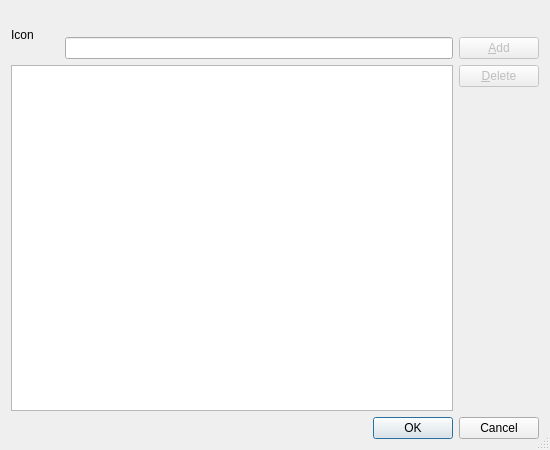
<?xml version="1.0" encoding="UTF-8"?>
<ui version="4.0">
 <class>AdBlockExceptionsDialog</class>
 <widget class="QDialog" name="AdBlockExceptionsDialog">
  <property name="geometry">
   <rect>
    <x>0</x>
    <y>0</y>
    <width>550</width>
    <height>450</height>
   </rect>
  </property>
  <property name="windowTitle">
   <string>AdBlock Exceptions</string>
  </property>
  <property name="sizeGripEnabled">
   <bool>true</bool>
  </property>
  <layout class="QVBoxLayout" name="verticalLayout">
   <item>
    <layout class="QGridLayout" name="gridLayout">
     <item row="0" column="0" rowspan="2">
      <widget class="QLabel" name="iconLabel">
       <property name="minimumSize">
        <size>
         <width>48</width>
         <height>48</height>
        </size>
       </property>
       <property name="text">
        <string notr="true">Icon</string>
       </property>
      </widget>
     </item>
     <item row="0" column="1">
      <spacer name="horizontalSpacer">
       <property name="orientation">
        <enum>Qt::Horizontal</enum>
       </property>
       <property name="sizeHint" stdset="0">
        <size>
         <width>188</width>
         <height>20</height>
        </size>
       </property>
      </spacer>
     </item>
     <item row="1" column="1">
      <widget class="E5ClearableLineEdit" name="hostEdit">
       <property name="toolTip">
        <string>Enter a host to block AdBlock for</string>
       </property>
      </widget>
     </item>
     <item row="1" column="2">
      <widget class="QPushButton" name="addButton">
       <property name="enabled">
        <bool>false</bool>
       </property>
       <property name="toolTip">
        <string>Press to add the host</string>
       </property>
       <property name="text">
        <string>&amp;Add</string>
       </property>
      </widget>
     </item>
     <item row="2" column="0" rowspan="2" colspan="2">
      <widget class="QListWidget" name="hostList">
       <property name="alternatingRowColors">
        <bool>true</bool>
       </property>
       <property name="sortingEnabled">
        <bool>true</bool>
       </property>
      </widget>
     </item>
     <item row="2" column="2">
      <widget class="QPushButton" name="deleteButton">
       <property name="enabled">
        <bool>false</bool>
       </property>
       <property name="toolTip">
        <string>Press to delete the selected hosts</string>
       </property>
       <property name="text">
        <string>&amp;Delete</string>
       </property>
      </widget>
     </item>
     <item row="3" column="2">
      <spacer name="verticalSpacer">
       <property name="orientation">
        <enum>Qt::Vertical</enum>
       </property>
       <property name="sizeHint" stdset="0">
        <size>
         <width>20</width>
         <height>148</height>
        </size>
       </property>
      </spacer>
     </item>
    </layout>
   </item>
   <item>
    <widget class="QDialogButtonBox" name="buttonBox">
     <property name="orientation">
      <enum>Qt::Horizontal</enum>
     </property>
     <property name="standardButtons">
      <set>QDialogButtonBox::Cancel|QDialogButtonBox::Ok</set>
     </property>
    </widget>
   </item>
  </layout>
 </widget>
 <customwidgets>
  <customwidget>
   <class>E5ClearableLineEdit</class>
   <extends>QLineEdit</extends>
   <header>E5Gui/E5LineEdit.h</header>
  </customwidget>
 </customwidgets>
 <tabstops>
  <tabstop>hostEdit</tabstop>
  <tabstop>addButton</tabstop>
  <tabstop>hostList</tabstop>
  <tabstop>deleteButton</tabstop>
  <tabstop>buttonBox</tabstop>
 </tabstops>
 <resources/>
 <connections>
  <connection>
   <sender>buttonBox</sender>
   <signal>accepted()</signal>
   <receiver>AdBlockExceptionsDialog</receiver>
   <slot>accept()</slot>
   <hints>
    <hint type="sourcelabel">
     <x>248</x>
     <y>254</y>
    </hint>
    <hint type="destinationlabel">
     <x>157</x>
     <y>274</y>
    </hint>
   </hints>
  </connection>
  <connection>
   <sender>buttonBox</sender>
   <signal>rejected()</signal>
   <receiver>AdBlockExceptionsDialog</receiver>
   <slot>reject()</slot>
   <hints>
    <hint type="sourcelabel">
     <x>316</x>
     <y>260</y>
    </hint>
    <hint type="destinationlabel">
     <x>286</x>
     <y>274</y>
    </hint>
   </hints>
  </connection>
 </connections>
</ui>
